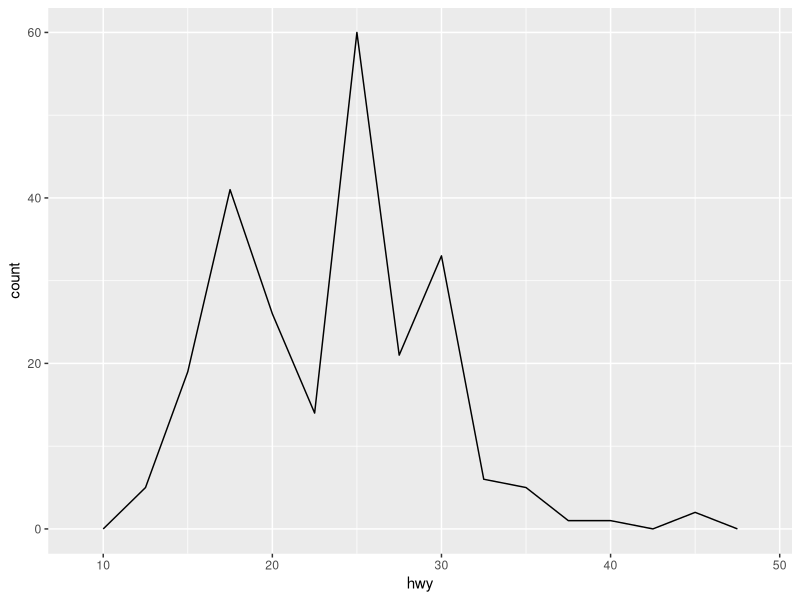

Write the R code that produced this figure.
# 加载ggplot2绘图包
library("ggplot2")
# 设置工作路径
setwd("D:\\softwares\\applied statistics\\rcodelearning\\chap18\\sourcecode")
# 指定数据，和横纵轴变量，以及几何对象
p <- ggplot(mpg, aes(hwy)) +
    geom_freqpoly(binwidth = 2.5)
# 保存文件
ggsave("../codeimage/code13.pdf")
# 保存工作空间
save.image("R13.RData")
